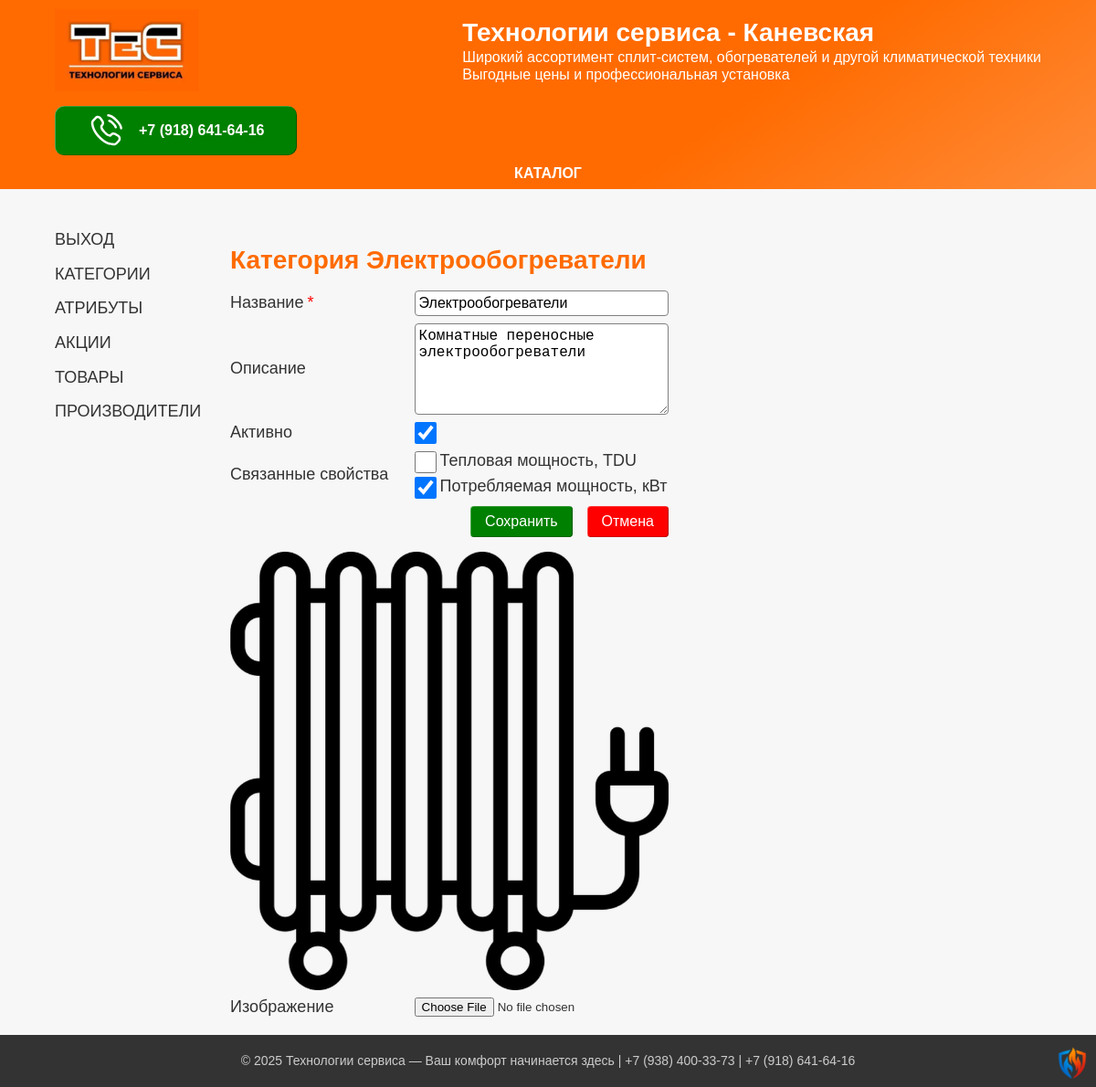
The app's page /admin/categories/Электрообогреватели (signed in) with its own data.
### app/models.py (models this page shows, shortened)
class Category(db.Model):
    __tablename__ = 'categories'
    id = db.Column(db.Integer, primary_key=True)
    name = db.Column(db.String(64), nullable=False, unique=True)
    description = db.Column(db.Text, nullable=True)
    active = db.Column(db.Boolean, default=True)
    fields = db.relationship('CustomFields', secondary=custom_field_category, backref=db.backref('category', lazy='dynamic'))
    image_path = db.Column(db.String(255), nullable=True)
    products = db.relationship('Product', backref='category', lazy=True)

class CustomFields(db.Model):
    __tablename__ = 'customfields'
    id = db.Column(db.Integer, primary_key=True)
    name = db.Column(db.Text, nullable=True)
    active = db.Column(db.Boolean, default=True)

### app/blueprints/admin/routes.py (the view, shortened to what this page needs)
@admin_bp.route('/categories/<string:name>', methods=["GET", "POST"])
@login_required
def category(name):
    cat = Category.query.filter_by(name=name).first()
    available_fields = CustomFields.query.filter_by(active=True).all()
    selected_fields = cat.fields
    if not cat:
        return redirect(url_for('admin.categories'))
    form = CategoryForm(obj=cat)
    return render_template('./admin/category.html',
                           title=f"Категория {name}",
                           form=form,
                           available_fields=available_fields,
                           selected_fields=selected_fields)

### app/blueprints/admin/forms.py
class CategoryForm(FlaskForm, FormButtons):
    id = IntegerField()
    name = StringField('Название', validators=[DataRequired(DATA_REQUIRED_MESSAGE), Length(min=3, max=64)])
    description = TextAreaField('Описание', validators=[
        Optional(),
        Length(max=500, message='Максимум 500 символов')
    ])
    active = BooleanField('Активно', default=True)
    image_path = StringField('Изображение', validators=[
        Optional(),
        Length(max=200, message='Максимум 200 символов')
    ])
    image = FileField('Изображение', validators=[
        FileAllowed(['jpg', 'png', 'jpeg'], "Только изображения jpg, png, jpeg!")
    ])

### app/templates/admin/category.html (shortened to what this page needs)
{% extends "./admin/private.html" %}
{% block article %}
<h2>{{title}}</h2>
      <form id="form-category" class="form-input" action="" method="post" enctype="multipart/form-data">
            <div class="form-fields-block">
                <div class="form-field">
                    <div class="form-field--label">
                        {{ form.name.label(class="field-label") }}
                        <span style="color: red;">*</span>
                    </div>
                    <div class="form-field--input">{{ form.name(class="field-input") }}</div>
                </div>
                <div class="form-field">
                    <div class="form-field--label">{{ form.description.label(class="field-label") }}</div>
                    <div class="form-field--input">{{ form.description(class="field-input", rows=5) }}</div>
                </div>
                <div class="form-field">
                    <div class="form-field--label">
                        {{ form.active.label(class="field-label") }}
                    </div>
                    <div class="form-field--input">{{ form.active(class="checkbox-input") }}</div>
                </div>
                <div class="form-field">
                    {% if available_fields %}
                    <div class="form-field--label">Связанные свойства</div>
                    <div class="form-field--input">
                        {% for field in available_fields %}
                        <label class="form-field--input">
                            <input class="form-field--input checkbox-input"
                                type="checkbox"
                                name="custom_field"
                                value="{{field.name}}"
                                {% if field in selected_fields %} checked {% endif %}>
                            {{ field.name }}
                        </label>
                    {% endfor %}
                    </div>
                    {% endif %}
                </div>
                <div class="form-submits">
                  {{ form.submit_save(class="form-submit submit-green") }}
                  {{ form.submit_cancel(class="form-submit submit-red") }}
                </div>
            </div>
            <div class="form-image-block">
                {% if form.image_path.data %}
                <img src="{{ url_for('uploaded_file', filename='images/' + form.image_path.data) }}"
                     alt="{{form.image_path.data}}"
                     srcset="{{ url_for('uploaded_file', filename='images/' + form.image_path.data) }}">
                {% endif %}
                <div class="form-field">
                    {{ form.image_path.label }}
                    {{ form.image(class="form-control") }}
                </div>
            </div>
      </form>
{% endblock %}

### app/static/css/style.css (style rules this page uses)
:root { --wrapper-max: 75rem; --wrapper-big: 64rem; --wrapper-middle: 50rem; --wrapper-small: 25rem; --color-green-hover: rgb(58, 206, 0); --color-red-hover: rgb(255, 125, 0); --color-heads-color: #ff6b00; --color-background: #f7f7f7; --color-shadow: #000000A0; --base-transition: 0.2s ease-in-out; }
body { font-family: Geneva, Arial, Helvetica, sans-serif; background-color: var(--color-background); color: #333; display: flex; flex-direction: column; min-height: 100vh; justify-content: space-between; align-content: space-between; container-type: inline-size; container-name: body-size; }
h2 { font-size: 1.75rem; }
h1, h2, h3, a { color: #ff6b00; display: block; }
.form-input { display: flex; gap: 1rem; flex-wrap: wrap; }
.form-fields-block, .form-image-block { min-width: 360px; max-width: 30rem; display: flex; flex-direction: column; gap: 0.5rem; flex-grow: 1; }
.form-field, .form-field--checkbox { display: grid; gap: 1rem; grid-template-columns: 2fr 3fr; }
.form-field--label, .form-field--input { display: flex; flex-wrap: wrap; gap: 0.25rem; align-content: center; }
.field-input, .date-input { width: calc(100% - 0.5rem - 2px); }
.field-input, .date-input, .checkbox-input { margin: 0; padding: 0.25rem; font-size: 1rem; border-radius: 0.25em; border: 1px solid grey; }
.checkbox-input { width: 1.5rem; height: 1.5rem; }
.form-submit { margin: 0; padding: 0.5rem 1rem; font-size: 1rem; border-radius: 0.25em; border: none; box-shadow: inset -0.75px -0.5px rgba(0, 0, 0, 0.4), inset +0.75px +0.5px rgba(255, 255, 255, 0.4); }
.form-submits { display: flex; flex-wrap: wrap; gap: 1rem; justify-content: end; }
.submit-green { color: white; background-color: green; }
.submit-red { color: white; background-color: red; }

### records on screen
Category: name "Электрообогреватели", description "Комнатные переносные электрообогреватели", active "☑", image_path (picture)
CustomFields: name "Тепловая мощность, TDU"
CustomFields: name "Потребляемая мощность, кВт"

### other values on screen
{{ title }} "Категория Электрообогреватели"
